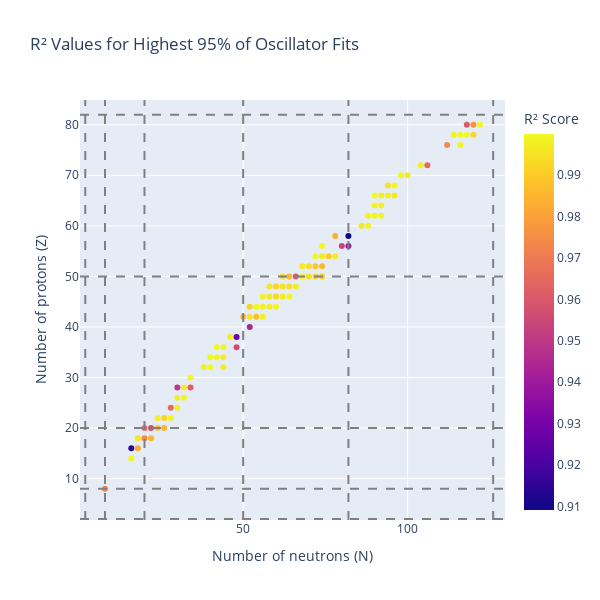

Notebook code cell kept with this figure:
### Code cell
fig = px.scatter(get_best_r2(oscillators, stdevs_r2[1]).reset_index(), 
          x='n',
          y='z', 
          color='r2',
          title='R² Values for Highest 95% of Oscillator Fits',
          labels={'z': 'Number of protons (Z)', 'n': 'Number of neutrons (N)', 'r2': 'R² Score'},
        #   color_continuous_scale=[(0,'#0d0887'), (0.8,'#cc4778'), (1,'#f0f921')],
          color_continuous_scale='plasma',
          height=600,
          width=600)

magic_numbers_n = [2, 8, 20, 50, 82, 126]
magic_numbers_z = [2, 8, 20, 50, 82]

for i, m in enumerate(magic_numbers_n):
    fig.add_vline(x=m, line_dash="dash", line_color="gray", name="Magic numbers" if i==0 else None)

for i, m in enumerate(magic_numbers_z):
    fig.add_hline(y=m, line_dash="dash", line_color="gray")

fig.show()

### Figure 1 — Plotly figure (JSON) as saved in the notebook; plotly's stock layout.template omitted (floating-point values rounded to 4 significant figures)
{"data": [{"hovertemplate": "Number of neutrons (N)=%{x}<br>Number of protons (Z)=%{y}<br>R² Score=%{marker.color}<extra></extra>", "legendgroup": "", "marker": {"color": [0.9727, 0.9998, 0.9153, 0.9827, 0.996, 0.9748, 0.9849, 0.9658, 0.9566, 0.9883, 0.9852, 0.9988, 0.9918, 0.9993, 0.9658, 0.9982, 0.9985, 0.9993, 0.9497, 0.9969, 0.9616, 1.0, 0.998, 0.9994, 0.9973, 0.9999, 0.9991, 0.9979, 0.9998, 0.9992, 0.9562, 0.9977, 0.9285, 0.9442, 0.9866, 0.9961, 0.9873, 0.9984, 0.9921, 0.9996, 0.9985, 0.9974, 0.9989, 0.9991, 0.9967, 0.9934, 0.9969, 0.9993, 0.9958, 0.9916, 0.9954, 0.9941, 0.9976, 0.994, 0.9859, 0.961, 0.9987, 0.9945, 0.9918, 0.991, 0.997, 0.9941, 0.9891, 0.9857, 0.9996, 0.9971, 0.9901, 0.9974, 0.9993, 0.9544, 0.9374, 0.9837, 0.9091, 0.9965, 0.999, 0.9988, 0.9989, 0.9991, 0.9986, 0.9985, 0.9999, 0.9974, 0.9982, 0.9965, 0.9953, 0.999, 0.9997, 0.997, 0.9979, 0.9651, 0.9741, 0.9994, 0.9993, 0.9998, 0.9995, 0.9924, 0.9604, 0.9762, 0.9998], "coloraxis": "coloraxis", "symbol": "circle"}, "mode": "markers", "name": "", "orientation": "v", "showlegend": false, "type": "scatter", "x": [8, 16, 16, 18, 18, 20, 22, 20, 22, 24, 26, 24, 26, 28, 28, 30, 30, 32, 30, 32, 34, 34, 38, 40, 44, 40, 42, 44, 42, 44, 48, 46, 48, 52, 50, 52, 54, 56, 52, 54, 56, 58, 60, 56, 58, 60, 62, 64, 58, 60, 62, 64, 66, 62, 64, 66, 68, 70, 72, 74, 68, 70, 72, 74, 72, 74, 76, 78, 74, 80, 82, 78, 82, 86, 88, 88, 90, 92, 90, 92, 90, 92, 94, 96, 94, 96, 98, 100, 104, 106, 112, 116, 114, 116, 118, 120, 118, 120, 122], "xaxis": "x", "y": [8, 14, 16, 16, 18, 18, 18, 20, 20, 20, 20, 22, 22, 22, 24, 24, 26, 26, 28, 28, 28, 30, 32, 32, 32, 34, 34, 34, 36, 36, 36, 38, 38, 40, 42, 42, 42, 42, 44, 44, 44, 44, 44, 46, 46, 46, 46, 46, 48, 48, 48, 48, 48, 50, 50, 50, 50, 50, 50, 50, 52, 52, 52, 52, 54, 54, 54, 54, 56, 56, 56, 58, 58, 60, 60, 62, 62, 62, 64, 64, 66, 66, 66, 66, 68, 68, 70, 70, 72, 72, 76, 76, 78, 78, 78, 78, 80, 80, 80], "yaxis": "y"}], "layout": {"coloraxis": {"colorbar": {"title": {"text": "R² Score"}}, "colorscale": [[0, "#0d0887"], [0.1111, "#46039f"], [0.2222, "#7201a8"], [0.3333, "#9c179e"], [0.4444, "#bd3786"], [0.5556, "#d8576b"], [0.6667, "#ed7953"], [0.7778, "#fb9f3a"], [0.8889, "#fdca26"], [1, "#f0f921"]]}, "height": 600, "legend": {"tracegroupgap": 0}, "shapes": [{"line": {"color": "gray", "dash": "dash"}, "name": "Magic numbers", "type": "line", "x0": 2, "x1": 2, "xref": "x", "y0": 0, "y1": 1, "yref": "y domain"}, {"line": {"color": "gray", "dash": "dash"}, "type": "line", "x0": 8, "x1": 8, "xref": "x", "y0": 0, "y1": 1, "yref": "y domain"}, {"line": {"color": "gray", "dash": "dash"}, "type": "line", "x0": 20, "x1": 20, "xref": "x", "y0": 0, "y1": 1, "yref": "y domain"}, {"line": {"color": "gray", "dash": "dash"}, "type": "line", "x0": 50, "x1": 50, "xref": "x", "y0": 0, "y1": 1, "yref": "y domain"}, {"line": {"color": "gray", "dash": "dash"}, "type": "line", "x0": 82, "x1": 82, "xref": "x", "y0": 0, "y1": 1, "yref": "y domain"}, {"line": {"color": "gray", "dash": "dash"}, "type": "line", "x0": 126, "x1": 126, "xref": "x", "y0": 0, "y1": 1, "yref": "y domain"}, {"line": {"color": "gray", "dash": "dash"}, "type": "line", "x0": 0, "x1": 1, "xref": "x domain", "y0": 2, "y1": 2, "yref": "y"}, {"line": {"color": "gray", "dash": "dash"}, "type": "line", "x0": 0, "x1": 1, "xref": "x domain", "y0": 8, "y1": 8, "yref": "y"}, {"line": {"color": "gray", "dash": "dash"}, "type": "line", "x0": 0, "x1": 1, "xref": "x domain", "y0": 20, "y1": 20, "yref": "y"}, {"line": {"color": "gray", "dash": "dash"}, "type": "line", "x0": 0, "x1": 1, "xref": "x domain", "y0": 50, "y1": 50, "yref": "y"}, {"line": {"color": "gray", "dash": "dash"}, "type": "line", "x0": 0, "x1": 1, "xref": "x domain", "y0": 82, "y1": 82, "yref": "y"}], "title": {"text": "R² Values for Highest 95% of Oscillator Fits"}, "width": 600, "xaxis": {"anchor": "y", "domain": [0, 1], "title": {"text": "Number of neutrons (N)"}}, "yaxis": {"anchor": "x", "domain": [0, 1], "title": {"text": "Number of protons (Z)"}}}}
